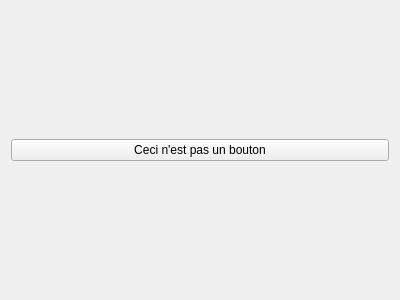
<?xml version="1.0" encoding="UTF-8"?>
<ui version="4.0">
 <class>Form</class>
 <widget class="QWidget" name="Form">
  <property name="geometry">
   <rect>
    <x>0</x>
    <y>0</y>
    <width>400</width>
    <height>300</height>
   </rect>
  </property>
  <property name="windowTitle">
   <string>Form</string>
  </property>
  <layout class="QGridLayout" name="gridLayout_2">
   <item row="0" column="0">
    <layout class="QGridLayout" name="gridLayout">
     <item row="0" column="0">
      <widget class="QPushButton" name="pushButton">
       <property name="text">
        <string>Ceci n'est pas un bouton</string>
       </property>
      </widget>
     </item>
    </layout>
   </item>
  </layout>
 </widget>
 <resources/>
 <connections/>
</ui>
